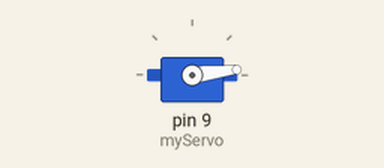
This sketch was run on a simulated Arduino Uno, built with avr-gcc and run on an emulated ATmega328P. Shown: servo.

Above: at 0.05 s.
At 0.85 s:
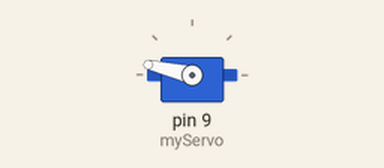
At 2.6 s:
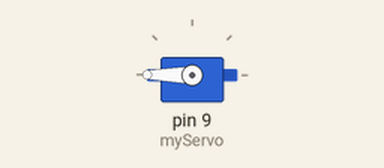
At 5.15 s:
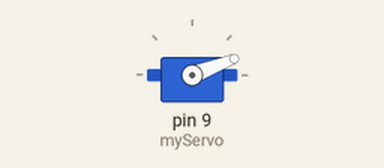
Timing chart, 0 to 7.1 s (numbered marks = the images above):
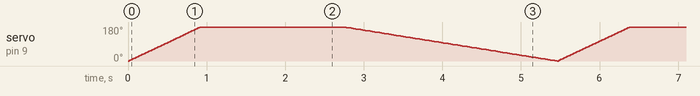

The sketch:

ServoBasic.ino
```cpp
/********************************************/
/* 02/28/2025                               */
/* Pedro Ontiveros                          */
/* ontiveros.pedro@gmail.com                */
/*                                          */
/* This is a free software with NO WARRANTY */
/********************************************/
#include <Servo.h>

Servo myServo;
int pos = 0;
int carry = 270;

void setup() {
  myServo.attach(9); // Ataches servo on pin 9 to the servo object
}

void loop() {
  for (pos = 0; pos <= carry; pos++) { // goes from 0 degrees to 180 degrees
    // in steps of 1 degree
    myServo.write(pos);              // tell servo to go to position in variable 'pos'
    delay(5);                       // waits 15ms for the servo to reach the position
  }

  for (pos = carry; pos >= 0; pos--) {  // goes from 180 degrees to 0 degrees
    myServo.write(pos);              // tell servo to go to position in variable 'pos'
    delay(15);                        // waits 15ms for the servo to reach the position
  }
}
```
